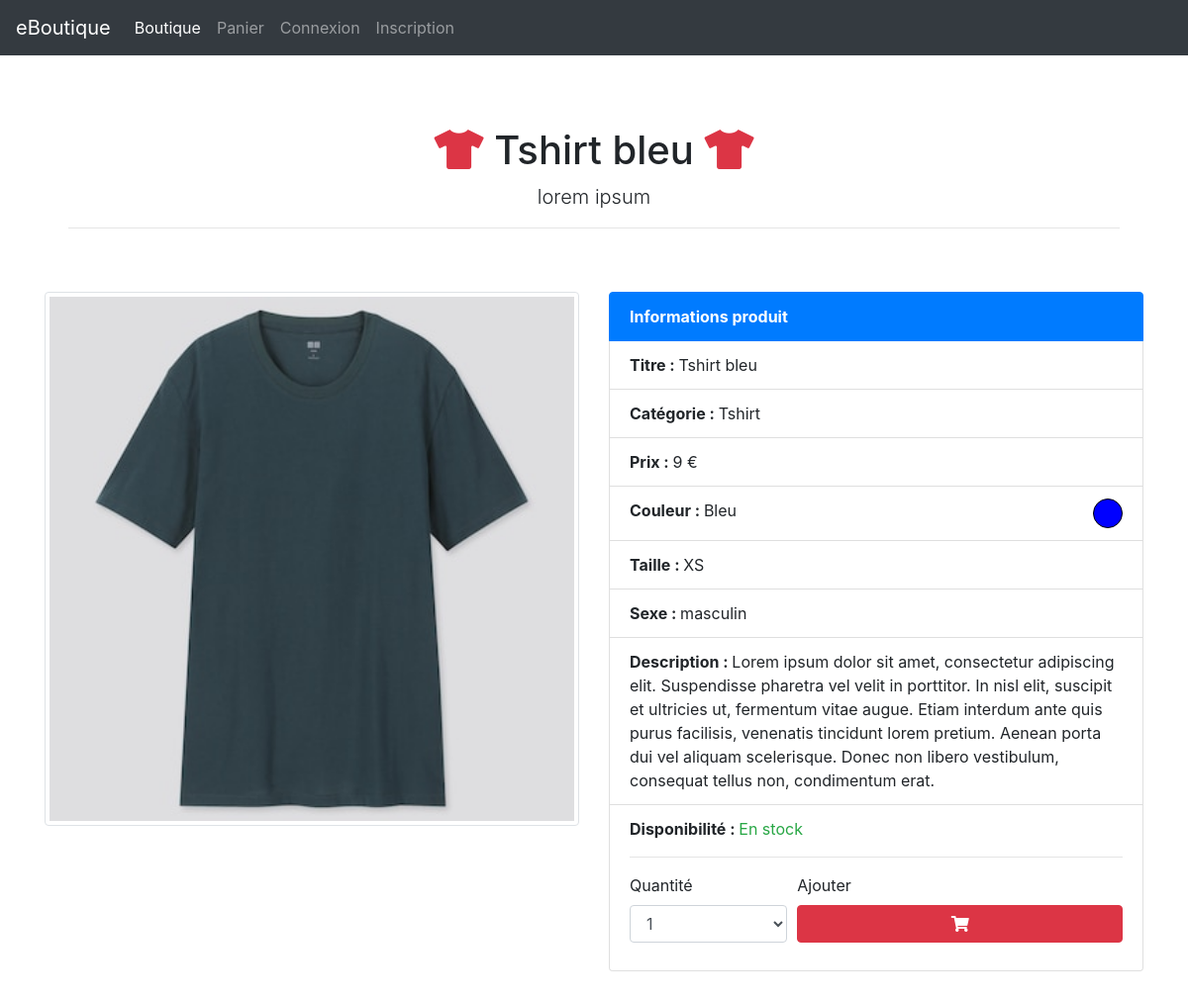
Page /fiche_produit.php?id_article=6 on the committed database.
### tables this page shows
CREATE TABLE `article` (
  `id_article` int(5) NOT NULL,
  `reference` varchar(255) NOT NULL,
  `categorie` varchar(255) NOT NULL,
  `titre` varchar(255) NOT NULL,
  `description` text NOT NULL,
  `couleur` varchar(255) NOT NULL,
  `taille` varchar(255) NOT NULL,
  `sexe` enum('m','f') NOT NULL,
  `photo` varchar(255) NOT NULL,
  `prix` double(7,2) NOT NULL,
  `stock` int(4) NOT NULL
);

### inc/functions.inc.php (called while the page is built, shortened)
<?php
function displayColor($color) {
	$color = strtolower($color);
	switch($color) {
		case 'bleu':
			return 'blue';
		break;
	}
}

### fiche_produit.php (the view, shortened to what this page needs)
<?php
require_once 'inc/init.inc.php';
require_once 'inc/functions.inc.php';
$infos_produit = $pdo->prepare("SELECT * FROM article WHERE id_article = :id_article");
$infos_produit->bindParam(':id_article', $_GET['id_article'], PDO::PARAM_STR);
$infos_produit->execute();
$produit = $infos_produit->fetch(PDO::PARAM_STR);
require_once 'inc/header.inc.php';
require_once 'inc/nav.inc.php';
?>
		<div class="starter-template">
			<h1><i class="fas fa-tshirt text-danger"></i> <?php echo $produit['titre']; ?> <i class="fas fa-tshirt text-danger"></i></h1>
			<p class="lead">lorem ipsum</p>
			<hr>
		</div>
		<div class="row">
			<div class="col-6"><?php echo '<img src="' . URL . $produit['photo'] . '" class="img-thumbnail w-100" alt="image produit">'; ?></div>
			<div class="col-6">
				<ul class="list-group">
					<li class="list-group-item active"><b>Informations produit</b></li>
					<li class="list-group-item"><b>Titre : </b><?php echo $produit['titre']; ?></li>
					<li class="list-group-item"><b>Catégorie : </b><?php echo $produit['categorie']; ?></li>
					<li class="list-group-item"><b>Prix : </b><?php echo $produit['prix']; ?> €</li>
					<li class="list-group-item"><b>Couleur : </b><?php echo $produit['couleur']; ?> <span class="float-right" style="display: inline-block; width: 30px; height: 30px; border-radius: 50%; border: 1px solid black; background-color: <?php echo displayColor($produit['couleur']); ?>;"></span></li>
					<li class="list-group-item"><b>Taille : </b><?php echo $produit['taille']; ?></li>
					<li class="list-group-item"><b>Sexe : </b><?php if($produit['sexe'] == 'f') { echo 'féminin'; } else { echo 'masculin'; } ?></li>
					<li class="list-group-item"><b>Description : </b><?php echo $produit['description']; ?></li>
					<li class="list-group-item"><b>Disponibilité : </b>
					<?php
					if($produit['stock'] > 0) {
						echo '<span class="text-success">En stock</span>';
						echo '<hr><form method="post" action="panier.php">';
						echo '<div class="form-row">';
						echo '<div class="form-group col-4"><label for="quantite">Quantité</label>';
						echo '<select class="form-control" name="quantite" id="quantite">';
						for($i = 1; $i <= $produit['stock'] && $i <= 5; $i++) {
							echo '<option>' . $i . '</option>';
						}
						echo '</select>';
						echo '</div>';
						echo '<div class="form-group col-8"><label>Ajouter</label>';
						echo '<button type="submit" class="btn btn-danger w-100" name="ajout_panier" value="ajout_panier"><i class="fas fa-shopping-cart "></i></button>';
						echo '</div>';
						echo '</div>';
						echo '</form>';
					} else {
						echo '<span class="text-danger">Rupture de stock pour ce produit</span>
								<br>
								<a href="' . URL . 'index.php?categorie=' . $produit['categorie'] . '" class="btn btn-primary w-100">Retour vers la catégorie de ce produit<a>';
					} ?></li>
				</ul>
			</div>
			<div class="col-12"><br><br><br><br><br><br><br><br><br><br><br><br><br><br><br><br><br><br><br><br><br><br><br><br><br><br><br><br><br></div>
		</div>
<?php
require_once 'inc/footer.inc.php';

### assets/css/style.css (style rules this page uses)
body { padding-top: 5rem; }
.starter-template { padding: 3rem 1.5rem; text-align: center; }

### rows in the picture
article: titre "Tshirt bleu", photo (picture), categorie "Tshirt", prix "9", couleur "Bleu", taille "XS", description "Lorem ipsum dolor sit amet, consectetur adipiscing elit. Suspendisse pharetra vel velit in porttitor. In nisl elit, suscipit et ultricies ut, fermentum vitae augue. Etiam interdum ante quis purus facilisis, venenatis tincidunt lorem pretium. Aenean porta dui vel aliquam scelerisque. Donec non libero vestibulum, consequat tellus non, condimentum erat."

### other values in the picture
form field quantite "1"
